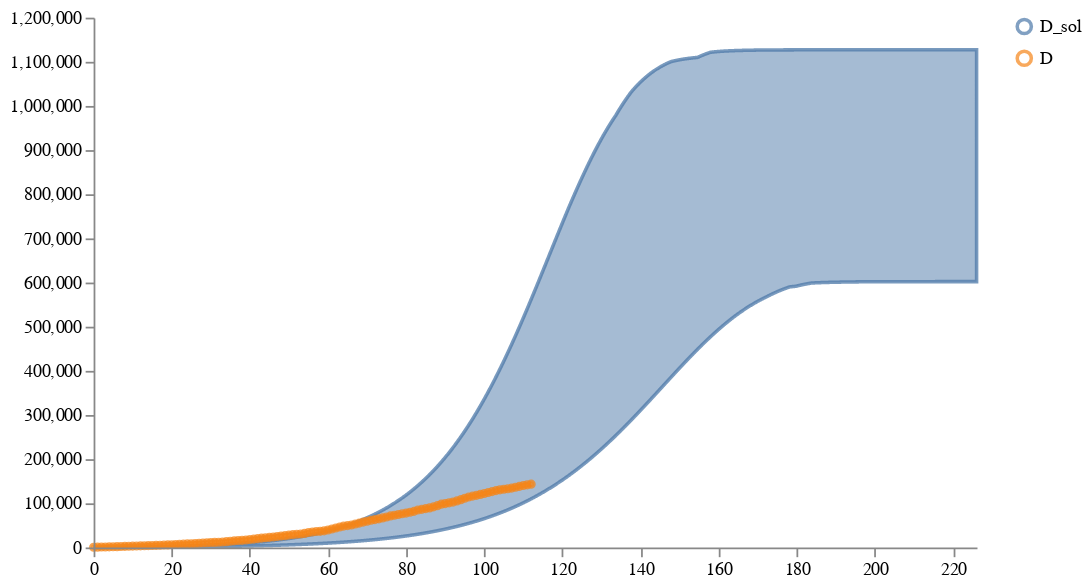

Notebook code cell kept with this figure:
### Markdown cell above
## Plot measured diagnosed case data against uncalibrated model diagnosed cases

### Code cell
schema = plots.trajectories(pd.DataFrame(prior_samples["data"]), keep="D_sol",
                            #markers={"Training": 77},
                            points=measured_diagnosed_cases.drop('Timestep',axis=1))
schema = plots.pad(schema, 5)
plots.ipy_display(schema)

### Figure 1 — Vega specification as saved in the notebook (floating-point values rounded to 4 significant figures; data arrays with more than 128 entries replaced by an {"elided": "..."} marker saying what was removed)
{"$schema": "https://vega.github.io/schema/vega/v5.json", "axes": [{"name": "x_axis", "orient": "bottom", "scale": "xscale", "zindex": 100}, {"name": "y_axis", "orient": "left", "scale": "yscale", "zindex": 100}], "data": [{"name": "distributions", "values": {"elided": "2261 records"}}, {"name": "traces", "transform": [{"expr": "isValid(datum.value)", "type": "filter"}], "values": []}, {"name": "points", "values": [{"sample_id": 0, "timepoint": 0, "trajectory": "D", "value": 370}, {"sample_id": 0, "timepoint": 1, "trajectory": "D", "value": 668}, {"sample_id": 0, "timepoint": 2, "trajectory": "D", "value": 978}, {"sample_id": 0, "timepoint": 3, "trajectory": "D", "value": 1133}, {"sample_id": 0, "timepoint": 4, "trajectory": "D", "value": 1332}, {"sample_id": 0, "timepoint": 5, "trajectory": "D", "value": 1580}, {"sample_id": 0, "timepoint": 6, "trajectory": "D", "value": 1792}, {"sample_id": 0, "timepoint": 7, "trajectory": "D", "value": 2132}, {"sample_id": 0, "timepoint": 8, "trajectory": "D", "value": 2421}, {"sample_id": 0, "timepoint": 9, "trajectory": "D", "value": 2656}, {"sample_id": 0, "timepoint": 10, "trajectory": "D", "value": 3022}, {"sample_id": 0, "timepoint": 11, "trajectory": "D", "value": 3339}, {"sample_id": 0, "timepoint": 12, "trajectory": "D", "value": 3546}, {"sample_id": 0, "timepoint": 13, "trajectory": "D", "value": 3822}, {"sample_id": 0, "timepoint": 14, "trajectory": "D", "value": 4153}, {"sample_id": 0, "timepoint": 15, "trajectory": "D", "value": 4395}, {"sample_id": 0, "timepoint": 16, "trajectory": "D", "value": 4712}, {"sample_id": 0, "timepoint": 17, "trajectory": "D", "value": 5119}, {"sample_id": 0, "timepoint": 18, "trajectory": "D", "value": 5483}, {"sample_id": 0, "timepoint": 19, "trajectory": "D", "value": 5778}, {"sample_id": 0, "timepoint": 20, "trajectory": "D", "value": 6161}, {"sample_id": 0, "timepoint": 21, "trajectory": "D", "value": 6623}, {"sample_id": 0, "timepoint": 22, "trajectory": "D", "value": 7062}, {"sample_id": 0, "timepoint": 23, "trajectory": "D", "value": 7573}, {"sample_id": 0, "timepoint": 24, "trajectory": "D", "value": 8030}, {"sample_id": 0, "timepoint": 25, "trajectory": "D", "value": 8477}, {"sample_id": 0, "timepoint": 26, "trajectory": "D", "value": 8908}, {"sample_id": 0, "timepoint": 27, "trajectory": "D", "value": 9444}, {"sample_id": 0, "timepoint": 28, "trajectory": "D", "value": 10061}, {"sample_id": 0, "timepoint": 29, "trajectory": "D", "value": 10614}, {"sample_id": 0, "timepoint": 30, "trajectory": "D", "value": 11116}, {"sample_id": 0, "timepoint": 31, "trajectory": "D", "value": 11426}, {"sample_id": 0, "timepoint": 32, "trajectory": "D", "value": 11825}, {"sample_id": 0, "timepoint": 33, "trajectory": "D", "value": 12432}, {"sample_id": 0, "timepoint": 34, "trajectory": "D", "value": 13109}, {"sample_id": 0, "timepoint": 35, "trajectory": "D", "value": 13957}, {"sample_id": 0, "timepoint": 36, "trajectory": "D", "value": 14857}, {"sample_id": 0, "timepoint": 37, "trajectory": "D", "value": 15666}, {"sample_id": 0, "timepoint": 38, "trajectory": "D", "value": 16134}, {"sample_id": 0, "timepoint": 39, "trajectory": "D", "value": 16944}, {"sample_id": 0, "timepoint": 40, "trajectory": "D", "value": 17891}, {"sample_id": 0, "timepoint": 41, "trajectory": "D", "value": 18908}, {"sample_id": 0, "timepoint": 42, "trajectory": "D", "value": 20039}, {"sample_id": 0, "timepoint": 43, "trajectory": "D", "value": 21096}, {"sample_id": 0, "timepoint": 44, "trajectory": "D", "value": 22055}, {"sample_id": 0, "timepoint": 45, "trajectory": "D", "value": 22881}, {"sample_id": 0, "timepoint": 46, "trajectory": "D", "value": 23762}, {"sample_id": 0, "timepoint": 47, "trajectory": "D", "value": 24799}, {"sample_id": 0, "timepoint": 48, "trajectory": "D", "value": 25819}, {"sample_id": 0, "timepoint": 49, "trajectory": "D", "value": 26734}, {"sample_id": 0, "timepoint": 50, "trajectory": "D", "value": 27949}, {"sample_id": 0, "timepoint": 51, "trajectory": "D", "value": 29015}, {"sample_id": 0, "timepoint": 52, "trajectory": "D", "value": 29782}, {"sample_id": 0, "timepoint": 53, "trajectory": "D", "value": 30634}, {"sample_id": 0, "timepoint": 54, "trajectory": "D", "value": 31831}, {"sample_id": 0, "timepoint": 55, "trajectory": "D", "value": 33761}, {"sample_id": 0, "timepoint": 56, "trajectory": "D", "value": 34927}, {"sample_id": 0, "timepoint": 57, "trajectory": "D", "value": 36070}, {"sample_id": 0, "timepoint": 58, "trajectory": "D", "value": 36524}, {"sample_id": 0, "timepoint": 59, "trajectory": "D", "value": 37635}, {"sample_id": 0, "timepoint": 60, "trajectory": "D", "value": 39402}, {"sample_id": 0, "timepoint": 61, "trajectory": "D", "value": 41828}, {"sample_id": 0, "timepoint": 62, "trajectory": "D", "value": 44163}, {"sample_id": 0, "timepoint": 63, "trajectory": "D", "value": 46387}, {"sample_id": 0, "timepoint": 64, "trajectory": "D", "value": 48386}, {"sample_id": 0, "timepoint": 65, "trajectory": "D", "value": 49419}, {"sample_id": 0, "timepoint": 66, "trajectory": "D", "value": 50960}, {"sample_id": 0, "timepoint": 67, "trajectory": "D", "value": 53045}, {"sample_id": 0, "timepoint": 68, "trajectory": "D", "value": 55147}, {"sample_id": 0, "timepoint": 69, "trajectory": "D", "value": 57327}, {"sample_id": 0, "timepoint": 70, "trajectory": "D", "value": 59354}, {"sample_id": 0, "timepoint": 71, "trajectory": "D", "value": 61511}, {"sample_id": 0, "timepoint": 72, "trajectory": "D", "value": 63147}, {"sample_id": 0, "timepoint": 73, "trajectory": "D", "value": 64758}, {"sample_id": 0, "timepoint": 74, "trajectory": "D", "value": 66904}, {"sample_id": 0, "timepoint": 75, "trajectory": "D", "value": 68964}, {"sample_id": 0, "timepoint": 76, "trajectory": "D", "value": 71450}, {"sample_id": 0, "timepoint": 77, "trajectory": "D", "value": 73088}, {"sample_id": 0, "timepoint": 78, "trajectory": "D", "value": 74741}, {"sample_id": 0, "timepoint": 79, "trajectory": "D", "value": 76299}, {"sample_id": 0, "timepoint": 80, "trajectory": "D", "value": 77828}, {"sample_id": 0, "timepoint": 81, "trajectory": "D", "value": 79601}, {"sample_id": 0, "timepoint": 82, "trajectory": "D", "value": 81782}, {"sample_id": 0, "timepoint": 83, "trajectory": "D", "value": 84947}, {"sample_id": 0, "timepoint": 84, "trajectory": "D", "value": 86250}, {"sample_id": 0, "timepoint": 85, "trajectory": "D", "value": 87903}, {"sample_id": 0, "timepoint": 86, "trajectory": "D", "value": 89529}, {"sample_id": 0, "timepoint": 87, "trajectory": "D", "value": 91962}, {"sample_id": 0, "timepoint": 88, "trajectory": "D", "value": 94682}, {"sample_id": 0, "timepoint": 89, "trajectory": "D", "value": 98064}, {"sample_id": 0, "timepoint": 90, "trajectory": "D", "value": 99349}, {"sample_id": 0, "timepoint": 91, "trajectory": "D", "value": 101054}, {"sample_id": 0, "timepoint": 92, "trajectory": "D", "value": 102780}, {"sample_id": 0, "timepoint": 93, "trajectory": "D", "value": 105387}, {"sample_id": 0, "timepoint": 94, "trajectory": "D", "value": 108282}, {"sample_id": 0, "timepoint": 95, "trajectory": "D", "value": 111371}, {"sample_id": 0, "timepoint": 96, "trajectory": "D", "value": 114176}, {"sample_id": 0, "timepoint": 97, "trajectory": "D", "value": 116273}, {"sample_id": 0, "timepoint": 98, "trajectory": "D", "value": 118062}, {"sample_id": 0, "timepoint": 99, "trajectory": "D", "value": 120173}, {"sample_id": 0, "timepoint": 100, "trajectory": "D", "value": 122191}, {"sample_id": 0, "timepoint": 101, "trajectory": "D", "value": 124425}, {"sample_id": 0, "timepoint": 102, "trajectory": "D", "value": 126497}, {"sample_id": 0, "timepoint": 103, "trajectory": "D", "value": 128772}, {"sample_id": 0, "timepoint": 104, "trajectory": "D", "value": 130524}, {"sample_id": 0, "timepoint": 105, "trajectory": "D", "value": 131883}, {"sample_id": 0, "timepoint": 106, "trajectory": "D", "value": 132882}, {"sample_id": 0, "timepoint": 107, "trajectory": "D", "value": 134442}, {"sample_id": 0, "timepoint": 108, "trajectory": "D", "value": 136330}, {"sample_id": 0, "timepoint": 109, "trajectory": "D", "value": 138392}, {"sample_id": 0, "timepoint": 110, "trajectory": "D", "value": 140192}, {"sample_id": 0, "timepoint": 111, "trajectory": "D", "value": 141854}, {"sample_id": 0, "timepoint": 112, "trajectory": "D", "value": 143382}]}, {"name": "markers", "values": []}, {"name": "selected", "on": [{"remove": true, "trigger": "clear"}, {"remove": true, "trigger": "!shift"}, {"insert": "clicked", "trigger": "!shift && clicked"}, {"toggle": "clicked", "trigger": "shift && clicked"}]}], "height": 300, "legends": [{"encode": {"labels": {"interactive": true, "name": "legendLabel", "update": {"opacity": [{"test": "!length(data('selected')) || indata('selected', 'value', datum.value)", "value": 1}, {"value": 0.25}]}}, "symbols": {"interactive": true, "name": "legendSymbol", "update": {"fill": {"value": "transparent"}, "opacity": [{"test": "!length(data('selected')) || indata('selected', 'value', datum.value)", "value": 0.7}, {"value": 0.15}], "size": {"value": 64}, "strokeWidth": {"value": 2}}}}, "name": "color_legend", "stroke": "color"}], "marks": [{"from": {"facet": {"data": "points", "groupby": "trajectory", "name": "points_split"}}, "marks": [{"encode": {"hover": {"fillOpacity": {"value": 0.9}}, "update": {"fill": {"field": "trajectory", "scale": "color"}, "fillOpacity": [{"test": "!length(data('selected')) || indata('selected', 'value', datum.trajectory)", "value": 0.5}, {"value": 0.15}], "size": {"value": 10}, "stroke": {"field": "trajectory", "scale": "color"}, "strokeOpacity": [{"test": "!length(data('selected')) || indata('selected', 'value', datum.trajectory)", "value": 0.75}, {"value": 0.15}], "strokeWidth": {"value": 2}, "tooltip": {"field": "value"}, "x": {"field": "timepoint", "scale": "xscale"}, "y": {"field": "value", "scale": "yscale"}}}, "from": {"data": "points_split"}, "name": "_points_symbol", "type": "symbol", "zindex": 3}, {"encode": {"hover": {"fillOpacity": {"value": 0.9}}, "update": {"interpolate": {"value": "linear"}, "stroke": {"field": "trajectory", "scale": "color"}, "strokeOpacity": [{"test": "!length(data('selected')) || indata('selected', 'value', datum.trajectory)", "value": 0.3}, {"value": 0.1}], "strokeWidth": {"value": 2}, "x": {"field": "timepoint", "scale": "xscale"}, "y": {"field": "value", "scale": "yscale"}}}, "from": {"data": "points_split"}, "name": "_points_line", "type": "line", "zindex": 3}], "name": "_points", "type": "group", "zindex": 3}, {"from": {"facet": {"data": "traces", "groupby": "trajectory", "name": "traces_split"}}, "marks": [{"encode": {"hover": {"fillOpacity": {"value": 0.9}}, "update": {"interpolate": {"value": "linear"}, "stroke": {"field": "trajectory", "scale": "color"}, "strokeOpacity": [{"test": "!length(data('selected')) || indata('selected', 'value', datum.trajectory)", "value": 0.75}, {"value": 0.15}], "strokeWidth": {"value": 2}, "x": {"field": "timepoint", "scale": "xscale"}, "y": {"field": "value", "scale": "yscale"}}}, "from": {"data": "traces_split"}, "name": "_traces_lines", "type": "line"}], "name": "_traces", "type": "group", "zindex": 2}, {"from": {"facet": {"data": "distributions", "groupby": "trajectory", "name": "trajectory_split"}}, "marks": [{"encode": {"hover": {"fillOpacity": {"value": 0.9}}, "update": {"fill": {"field": "trajectory", "scale": "color"}, "fillOpacity": [{"test": "!length(data('selected')) || indata('selected', 'value', datum.trajectory)", "value": 0.5}, {"value": 0.15}], "interpolate": {"value": "linear"}, "stroke": {"field": "trajectory", "scale": "color"}, "strokeOpacity": [{"test": "!length(data('selected')) || indata('selected', 'value', datum.trajectory)", "value": 0.75}, {"value": 0.15}], "strokeWidth": {"value": 2}, "x": {"field": "timepoint", "scale": "xscale"}, "y": {"field": "upper", "scale": "yscale"}, "y2": {"field": "lower", "scale": "yscale"}}}, "from": {"data": "trajectory_split"}, "type": "area"}], "name": "_distributions", "type": "group", "zindex": 1}, {"marks": [{"encode": {"enter": {"stroke": {"value": "lightgray"}}, "update": {"opacity": {"value": 1}, "x": {"field": "timepoint", "scale": "xscale"}, "y": {"signal": "height"}, "y2": {"value": 0}}}, "from": {"data": "markers"}, "name": "_marker text", "type": "rule"}, {"encode": {"enter": {"fontSize": {"value": 8}, "text": {"field": "datum.label"}, "y": {"value": 0}}}, "from": {"data": "_marker text"}, "name": "_marker flags", "transform": [{"as": ["x", "_y", "opacity", "align", "baseline"], "lineAnchor": "start", "offset": [1], "size": {"signal": "[width, height]"}, "type": "label"}], "type": "text"}], "name": "_markers", "type": "group"}], "padding": 5, "scales": [{"domain": {"fields": [{"data": "distributions", "field": "timepoint"}, {"data": "traces", "field": "timepoint"}, {"data": "points", "field": "timepoint"}, {"data": "markers", "field": "timepoint"}]}, "name": "xscale", "range": "width", "type": "linear", "zero": false}, {"domain": {"fields": [{"data": "distributions", "field": "lower"}, {"data": "distributions", "field": "upper"}, {"data": "traces", "field": "value"}, {"data": "points", "field": "value"}]}, "name": "yscale", "nice": true, "range": "height", "type": "linear", "zero": true}, {"domain": {"fields": [{"data": "distributions", "field": "trajectory"}, {"data": "traces", "field": "trajectory"}, {"data": "points", "field": "trajectory"}]}, "name": "color", "range": "category", "type": "ordinal"}], "signals": [{"name": "clear", "on": [{"events": "mouseup[!event.item]", "force": true, "update": "true"}], "value": true}, {"name": "shift", "on": [{"events": "@legendSymbol:click, @legendLabel:click", "force": true, "update": "event.shiftKey"}], "value": false}, {"name": "clicked", "on": [{"events": "@legendSymbol:click, @legendLabel:click", "force": true, "update": "{value: datum.value}"}], "value": null}], "width": 500}
